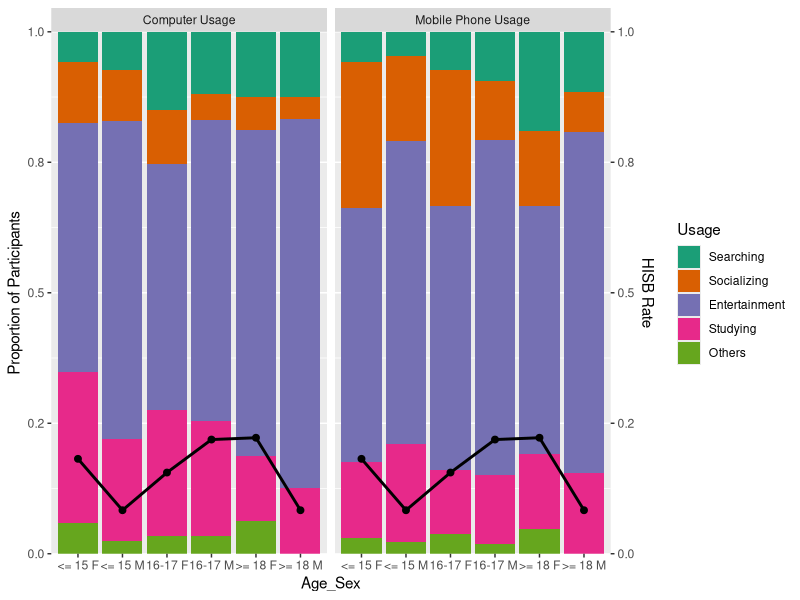

Generate this figure with R:
## ---- chunk 1

library(tidyverse)
library(kableExtra)

## ---- chunk 2

phone_ownership <- function(table){
  case_when(
    table$`Do you have a mobile phone?` == "No" ~ 0,
    table$`Is this mobile phone yours or do you share it ?` == "Shared" ~ 1,
    TRUE ~ 2
  )
}


  # Reading Data
data <-
  read_delim("2024-12-09_FALAH_Vanuatu_socialMediaUse_Zenodo_anonymized.csv",
             delim = ";",
             locale = locale(encoding = "Windows-1252")) %>% 
  
  # 1. Removing Columns with Text Answers:
  select(
    -`Which social media platform/site (Facebook, Instagram, Twitter, Tiktok, Snapchat) is your favourite to use for your health? And what do you like about it?`,
    -`For searching health information, which app, social media or website do you use ?`,
    -`For discussing health topics with other people online, which app, social media or website do you use ?`
  ) %>% 
  
  # 2. Merging Phone Ownership Columns:
  mutate(`mobile_phone ownership` = phone_ownership(.)) %>% 
  select(-`Do you have a mobile phone?`, -`Is this mobile phone yours or do you share it ?`) %>% 
  
  # 3. Simplifying Participant's Answers:
  mutate_all(funs(str_replace_all(., "Checked", "1"))) %>%
  mutate_all(funs(str_replace_all(., "Unchecked", "0"))) %>%
  mutate_all(funs(str_replace_all(., "Yes", "1"))) %>%
  mutate_all(funs(str_replace_all(., "No", "0"))) %>%
  
  # Handling NA:
  replace(is.na(.), "0") %>%
  
  # Simplifying Age
  mutate(`Age range` = case_when(
    str_detect(`Age range`, "Greater than or equal to 18") ~ ">= 18",
    str_detect(`Age range`, "Between 16 and 17 inclusive") ~ "16-17",
    str_detect(`Age range`, "Lower than or equal 15")      ~ "<= 15"
  )) %>% 
  mutate(Age_Sex = paste(`Age range`, Sex)) %>%
  
  
  
  
  
  
  # 2. Merging again
  mutate(Health_Platform = case_when(
    `Favourite platform/site for health: social media`  == 1 ~ "social media",
    `Favourite platform/site for health: search engine` == 1 ~ "search engine",
    `Favourite platform/site for health: unclear`       == 1 ~ "unclear",
    `Favourite platform/site for health: none`          == 1 ~ "none"
  )) %>%
  
  
# sowas macht man eigentlich mit einem
# 
# pivot_longer() %>% # aus spalten label und 01NA werte machen
# drop_na() oder filter==1 %>% # auf 1er werte reduzieren
# select(-wertspalte) %>% # weil nur noch 1er brauchen wir die spalte nicht mehr
# mutate(str_remove(.., prefix)) # prefix der spaltennamen entfernen, sodass die gewünschten tags übrig bleiben
# und weil der ansatz generisch ist, kannst den
# 
# in eine funktion packen (mit table und prefix als argument)
# mit dem prefix steuerst du das pivot
# und den reduzierten table gibst zurück
# meinst das kannst mal versuchen? wär cool! 😎
  
  # pivot_longer(
  #   cols = `Favourite platform/site for health: social media`:`Favourite platform/site for health: none`,
  #   names_to = "Health_Platform",
  #   values_to = "Health_Usage"
  # ) %>% 
  # filter(Health_Usage == 1) %>%
  # select(-Health_Usage) #%>%
  # 
  # 
  
  
  
  mutate(HISB_Platform = case_when(
    `For searching health information: social media`    == 1 ~ "social media",
    `For searching health information: search engine`   == 1 ~ "search engine",
    `For searching health information: web site`        == 1 ~ "web site",
    `For searching health information: unclear`         == 1 ~ "unclear",
    `For searching health information: none`            == 1 ~ "none"
  )) %>% 
  mutate(Discussion_Platform = case_when(
    `For discussing: social media` == 1 ~ "social media",
    `For discussing: search engine` == 1 ~ "search engine",
    `For discussing: app` == 1 ~ "app",
    `For discussing: web site` == 1 ~ "web site",
    `For discussing: unclear` == 1 ~ "unclear",
    `For discussing: none` == 1 ~ "none"
  )) %>% 
  mutate(across(
    c(
      Health_Platform,
      HISB_Platform,
      Discussion_Platform
    ),
    ~ ifelse(
      `Do you use apps, social media or websites for your health?` == 0,
      "none",
      .
    )
  )) %>% 
  
  # 4. Renaming and combining
  rename(
    Age = `Age range`,
    Computer_Browsing =
      `When you are on the computer and/or tablet, what type of actions do you most often perform?   (choice=Searching for general information)`,
    Computer_Studying =
      `When you are on the computer and/or tablet, what type of actions do you most often perform?   (choice=Study or homeworks)`,
    Computer_Other =
      `When you are on the computer and/or tablet, what type of actions do you most often perform?   (choice=Other)`,
    Phone_Browsing =
      `When you are on your mobile phone, what type of actions do you perform most often?   (choice=Searching for general information)`,
    Phone_Studying =
      `When you are on your mobile phone, what type of actions do you perform most often?   (choice=Study or homeworks)`,
    Phone_Other =
      `When you are on your mobile phone, what type of actions do you perform most often?   (choice=Other)`
  ) %>% 
  mutate(Computer_Socializing = (
    as.numeric(`When you are on your mobile phone, what type of actions do you perform most often?   (choice=Discussion by email or on the digital social networks with friends or family)`)
    + as.numeric(`When you are on your mobile phone, what type of actions do you perform most often?   (choice=Watching your social network feed)`)
  )) %>% 
  mutate(Computer_Entertainment = (
    as.numeric(`When you are on your mobile phone, what type of actions do you perform most often?   (choice=Listening to the music)`) +
      as.numeric(`When you are on your mobile phone, what type of actions do you perform most often?   (choice=Playing games)`) +
      as.numeric(`When you are on your mobile phone, what type of actions do you perform most often?   (choice=Viewing videos)`)
  )) %>% 
  mutate(Phone_Socializing = (
    as.numeric(`When you are on your mobile phone, what type of actions do you perform most often?   (choice=Discussion by email or on the digital social networks with friends or family)`) +
      as.numeric(`When you are on your mobile phone, what type of actions do you perform most often?   (choice=Watching your social network feed)`) +
      as.numeric(`When you are on your mobile phone, what type of actions do you perform most often?   (choice=Telephone conversation)`)
  )) %>% 
  mutate(Phone_Entertainment = (
    as.numeric(`When you are on your mobile phone, what type of actions do you perform most often?   (choice=Listening to the music)`) +
      as.numeric(`When you are on your mobile phone, what type of actions do you perform most often?   (choice=Playing games)`) +
      as.numeric(`When you are on your mobile phone, what type of actions do you perform most often?   (choice=Viewing videos)`)
  )) %>% 
  mutate(HISB_Usage = (
    as.numeric(`For searching health information: social media`) +
    as.numeric(`For searching health information: search engine`) +
    as.numeric(`For searching health information: web site`)
  )) %>% 
  select(
    -(`Favourite platform/site for health: social media`:`For discussing: none`)
  ) %>%
  select(
    -starts_with("When"),
    -`Do you use apps, social media or websites for your health?`
  ) %>% 
  
  # Prep for Visualization
  # Drop NA in Age
  
  drop_na(Age) %>%
  mutate(Age_Sex = as.factor(Age_Sex))
  

  
# print with kable
data |> 
  slice_head(n=10) |> 
  kableExtra::kable(format = "markdown", caption = "Cleaned Data for Analysis") 
  



## ---- chunk 3

group_order <- c("<= 15 F", "<= 15 M", "16-17 F", "16-17 M", ">= 18 F", ">= 18 M")
data$Age_Sex <- factor(data$Age_Sex, levels = group_order)

HISB_Grouped <- data %>%
  mutate(HISB_indicator = as.integer(HISB_Usage > 0)) %>%
  group_by(Age_Sex) %>%
  summarise(HISB_Usage = mean(HISB_indicator, na.rm = TRUE), .groups = "drop")

data <- data %>%
  mutate(across(Computer_Browsing:`mobile_phone ownership`, as.numeric))

Summary_Computer <- data %>%
  group_by(Age_Sex) %>%
  summarise(
    Searching     = mean(Computer_Browsing),
    Socializing   = mean(Computer_Socializing),
    Entertainment = mean(Computer_Entertainment),
    Studying      = mean(Computer_Studying),
    Others        = mean(Computer_Other),
    .groups = "drop"
  )

Sum_Computer <- Summary_Computer %>%
  mutate(
    total = Searching + Socializing + Entertainment + Studying + Others,
    Searching = Searching / total,
    Socializing = Socializing / total,
    Entertainment = Entertainment / total,
    Studying = Studying / total,
    Others = Others / total
  ) %>%
  select(-total)


Summary_Phone <- data %>%
  group_by(Age_Sex) %>%
  summarise(
    Searching     = mean(Phone_Browsing),
    Socializing   = mean(Phone_Socializing),
    Entertainment = mean(Phone_Entertainment),
    Studying      = mean(Phone_Studying),
    Others        = mean(Phone_Other),
    .groups = "drop"
  )

Sum_Phone <- Summary_Phone %>%
  mutate(
    total = Searching + Socializing + Entertainment + Studying + Others,
    Searching = Searching / total,
    Socializing = Socializing / total,
    Entertainment = Entertainment / total,
    Studying = Studying / total,
    Others = Others / total
  ) %>%
  select(-total)

data_plotting <- list(
  "Computer Usage" = Sum_Computer,
  "Mobile Phone Usage" = Sum_Phone
) %>% 
  bind_rows(.id = "Device") %>%
  pivot_longer(
  Searching:Others,
  names_to = "Usage",
  values_to = "Proportion"
  ) %>% 
  mutate(
    Usage = factor(Usage, levels = c("Searching", "Socializing", "Entertainment", "Studying", "Others")),
    Device = factor(Device, levels = c("Computer Usage", "Mobile Phone Usage"))
    )


HISB_data <- bind_rows(
  HISB_Grouped %>% mutate(Device = "Computer Usage"),
  HISB_Grouped %>% mutate(Device = "Mobile Phone Usage")
) %>%
  mutate(Device = factor(Device, levels = c("Computer Usage", "Mobile Phone Usage")))

usage_colors <- c(
  Searching = "#1B9E77",
  Socializing = "#D95F02",
  Entertainment = "#7570B3",
  Studying = "#E7298A",
  Others = "#66A61E"
)
# Visualization begins:

ggplot(data_plotting, aes(x = Age_Sex, y = Proportion, fill = Usage)) +
  geom_col() +
  geom_line(data = HISB_data, aes(x = Age_Sex, y = HISB_Usage, group = 1),
            inherit.aes = FALSE, color = "black", linewidth = 1) +
  geom_point(data = HISB_data, aes(x = Age_Sex, y = HISB_Usage),
            inherit.aes = FALSE, color = "black", size = 2) +
  facet_wrap(~Device, nrow = 1) +
  scale_fill_manual(
    values = usage_colors
  ) +
  scale_y_continuous(
    name = "Proportion of Participants",
    labels = function(x) sprintf("%.1f", x),
    expand = c(0, 0),
    sec.axis = sec_axis(
      transform = ~.,
      name = "HISB Rate", 
      labels = function(x) sprintf("%.1f", x)
      )
    )


# The values are not right, but I don't have what it takes to troubleshoot my code :/
  
